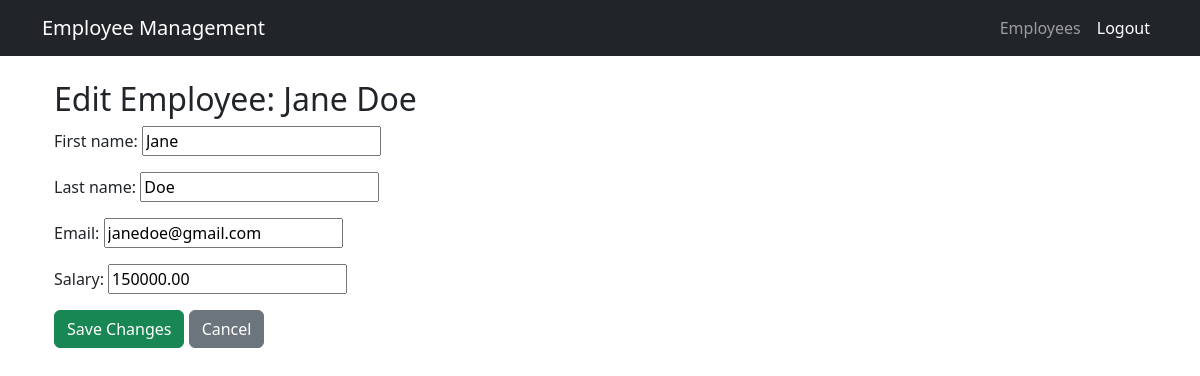
The page /edit/2/ (signed in) on the database its author committed.
### myapp/models.py (models this page shows, shortened)
class Employee(models.Model):
    first_name = models.CharField(max_length=100)
    last_name = models.CharField(max_length=100)
    email = models.EmailField(unique=True)
    salary = models.DecimalField(max_digits=10, decimal_places=2)
    joined_date = models.DateField(auto_now_add=True)

### myapp/views.py (the view)
# urls.py: path("edit/<int:pk>/", edit_employee, name="edit-employee"),
@login_required
def edit_employee(request, pk):
    employee = get_object_or_404(Employee, pk=pk)
    if request.method == "POST":
        form = EmployeeForm(request.POST, instance=employee)
        if form.is_valid():
            form.save()
            return redirect("employee-list")
    else:
        form = EmployeeForm(instance=employee)
    return render(request, "myapp/edit_employee.html", {"form": form, "employee": employee})

### myapp/forms.py
class EmployeeForm(forms.ModelForm):
    class Meta:
        model = Employee
        fields = ['first_name', 'last_name', 'email', 'salary']

### myapp/templates/myapp/edit_employee.html (shortened to what this page needs)
{% extends 'myapp/base.html' %}
{% block content %}
<div class="container">
    <h2>Edit Employee: {{ employee.first_name }} {{ employee.last_name }}</h2>
    <form method="POST">
        {{ form.as_p }}
        <button type="submit" class="btn btn-success">Save Changes</button>
        <a href="{% url 'employee-list' %}" class="btn btn-secondary">Cancel</a>
    </form>
</div>
{% endblock %}

### rows shown on the page
Employee: first_name "Jane", last_name "Doe", email "janedoe@gmail.com", salary "150000.00"
